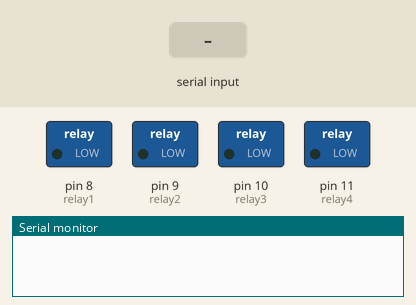
A sketch run on a simulated Arduino Uno, built with avr-gcc and run on an emulated ATmega328P. Parts: switched loads named in the sketch (green lamp = pin HIGH), the last lines printed to the serial monitor. The test bench sets the inputs (shaded band).

Above: at 1.2 s.
1.3 s: "0\n" received over Serial
At 1.9 s:
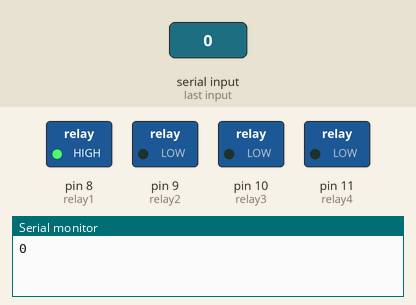
2.8 s: byte 50 ('2') received over Serial
At 4.0 s:
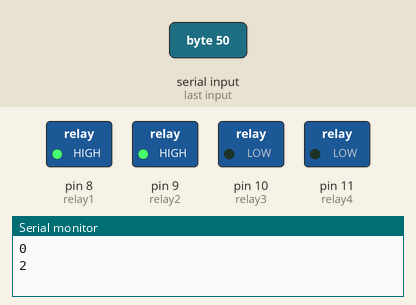
4.3 s: byte 49 ('1') received over Serial
At 5.4 s:
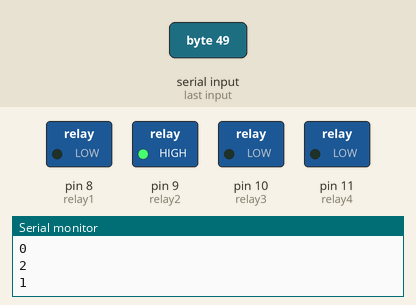
5.8 s: byte 52 ('4') received over Serial
At 6.5 s:
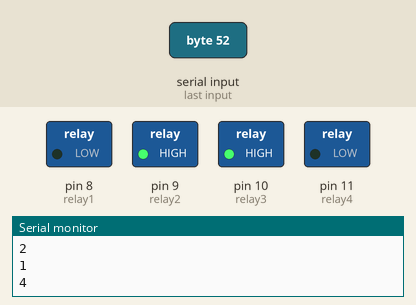
7.3 s: byte 51 ('3') received over Serial
At 7.6 s:
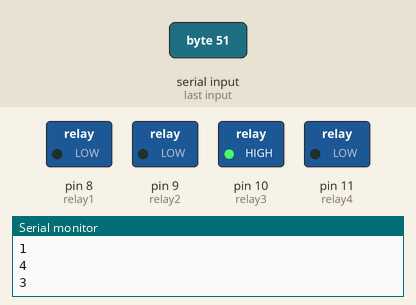
8.8 s: byte 54 ('6') received over Serial
At 10.0 s:
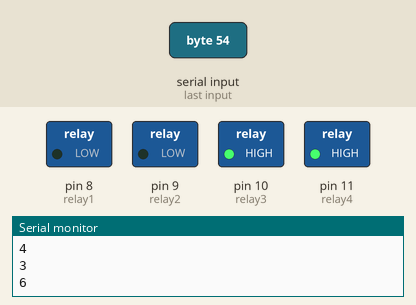
Timing chart, 0 to 11.3 s (numbered marks = the images above; inputs shaded):
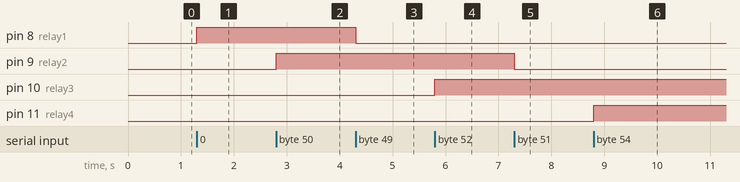

Measured:
- after the input at 1.3 s, pin 8 (relay1): LOW → HIGH at once
- after the input at 2.8 s, pin 9 (relay2): LOW → HIGH at once
- after the input at 4.3 s, pin 8 (relay1): HIGH → LOW at once
- after the input at 5.8 s, pin 10 (relay3): LOW → HIGH at once
- after the input at 7.3 s, pin 9 (relay2): HIGH → LOW at once
- after the input at 8.8 s, pin 11 (relay4): LOW → HIGH at once

The sketch:

Lampu_dengan_suara.ino
```cpp
#include <SoftwareSerial.h>
SoftwareSerial module_bluetooth(0, 1); // pin RX | TX

char data = 0;
const int relay1 = 8;
const int relay2 = 9;
const int relay3 = 10;
const int relay4 = 11;
void setup()
{
  Serial.begin(9600);
  pinMode(relay1, OUTPUT);  //inisialisasi LED menjadi output
  pinMode(relay2, OUTPUT);
  pinMode(relay3, OUTPUT);
  pinMode(relay4, OUTPUT);
}
void loop()
{
  if(Serial.available() > 0)
  {
    data = Serial.read();Serial.print(data);    //Pembacaan dan ditampilkan data yang masuk
    Serial.print("\n");
    //Data yang masuk
    if(data == '0'){
    digitalWrite(8, HIGH); //diberikan waktu tunda 1 detik
    }
    else if(data == '1'){
    digitalWrite(8, LOW);
    }
    else if(data == '2'){
    digitalWrite(9, HIGH);
    }
    else if(data == '3'){
    digitalWrite(9, LOW);
    }
    else if(data == '4'){
    digitalWrite(10, HIGH);
    }
    else if(data == '5'){
    digitalWrite(10, LOW);
    }
    else if(data == '6'){
    digitalWrite(11, HIGH);
    }
    else if(data == '7'){
    digitalWrite(11, LOW);
    }
     else if(data == '8'){
    digitalWrite(8, LOW);
    digitalWrite(9, LOW);
    digitalWrite(10, LOW);
    digitalWrite(11, LOW);
  }
  else if(data == '9'){
    digitalWrite(8, HIGH);
    digitalWrite(9, HIGH);
    digitalWrite(10, HIGH);
    digitalWrite(11, HIGH);
  }

}}
```
